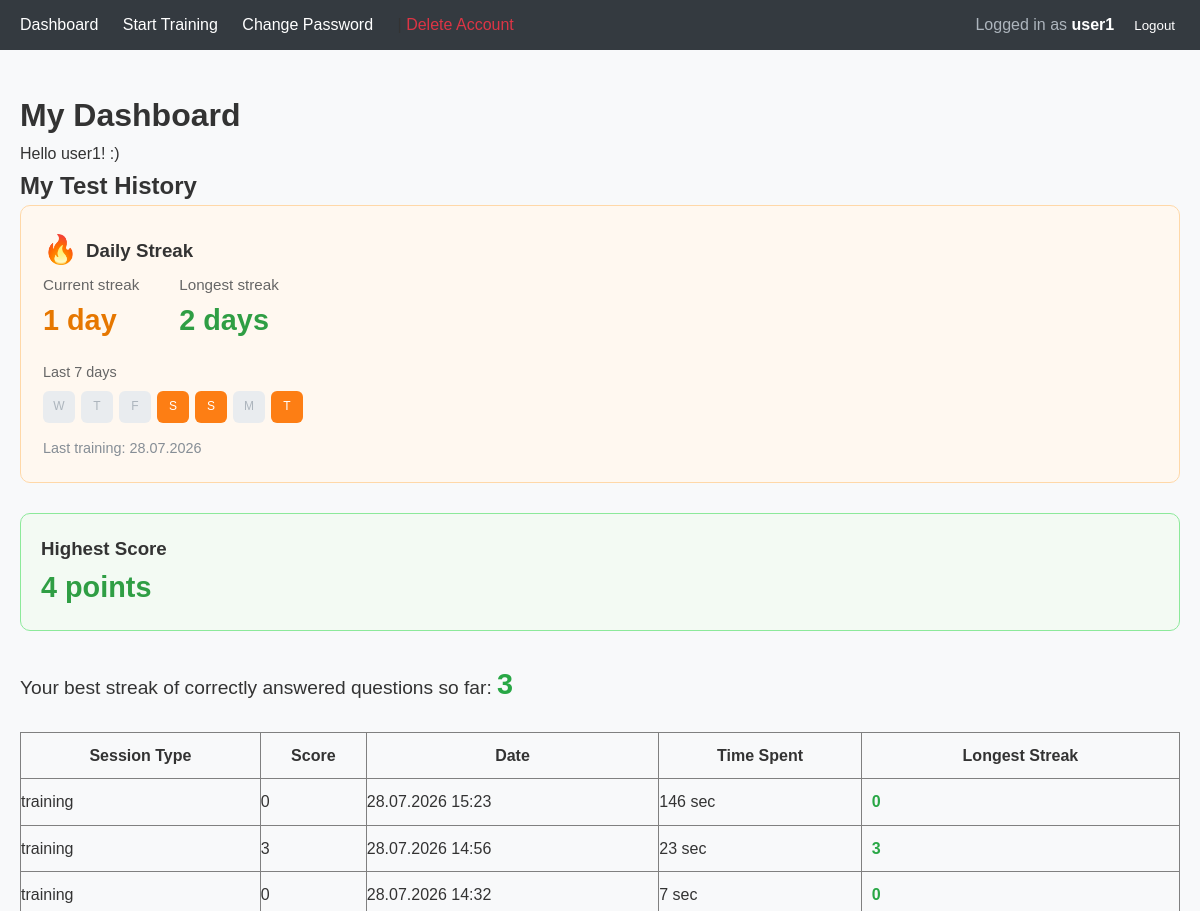
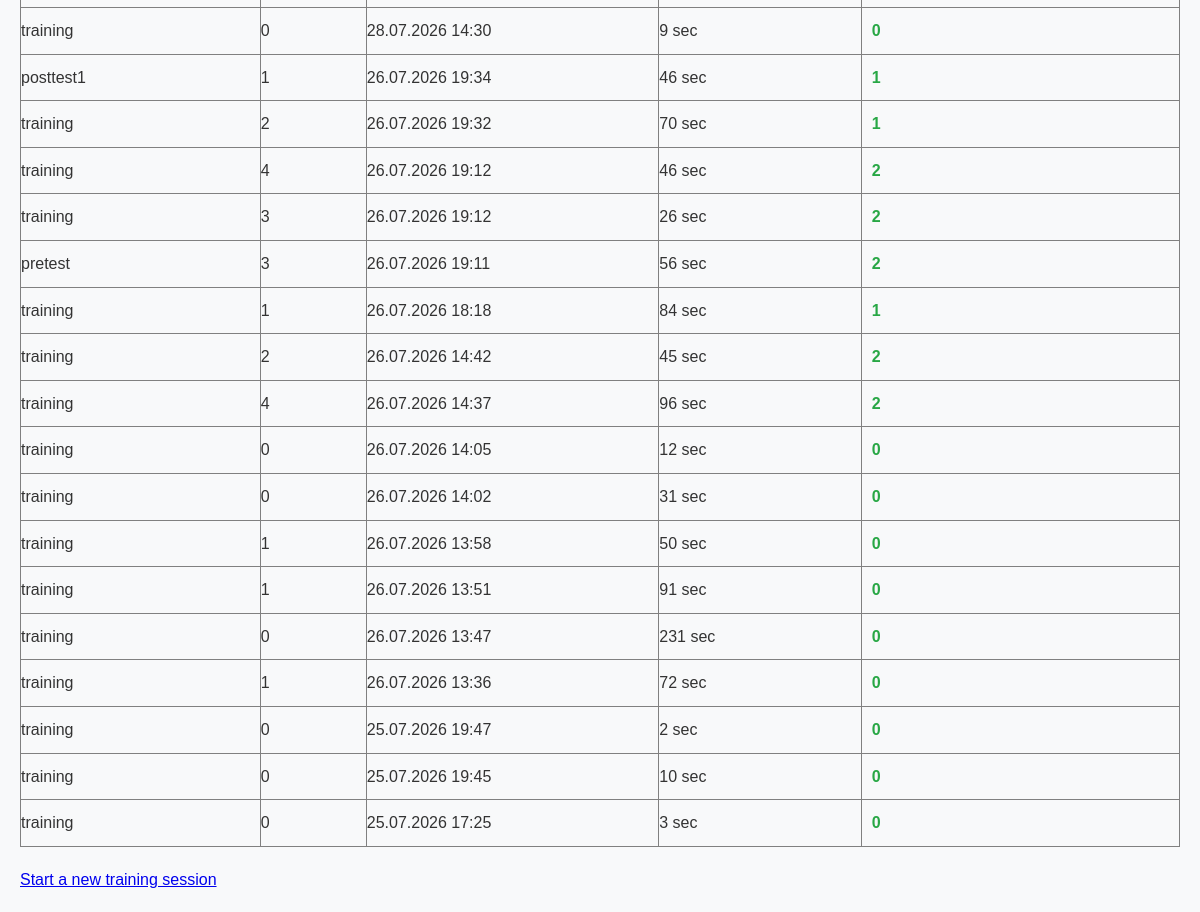
/my-dashboard/ (signed in), run on the app's committed database (2 pictures, top to bottom).
### users/models.py (models this page shows, shortened)
class Profile(models.Model):
    CONDITION_CHOICES = [
        ('control', 'Control (Non-gamified)'),
        ('gamified', 'Intervention (Gamified)'),
    ]
    PROGRESS_CHOICES = [
        ('registered', 'Just registered'),
        ('questionnaire1', 'Questionnaire 1 done'),
        ('pretest', 'Pretest done'),
        ('training1', 'First training done'),
        ('posttest1', 'Post-test 1 done'),
        ('questionnaire2', 'Questionnaire 2 done'),
        ('instruction', 'Instruction page seen'),
        ('free_use', 'Free use period'),
        ('posttest2', 'Post-test 2 done'),
        ('questionnaire3', 'Questionnaire 3 done'),
        ('finished', 'Study finished'),
    ]
    progress = models.CharField(
        max_length=20,
        choices=[
            ('registered', 'Just registered'),
            ('questionnaire1', 'Questionnaire 1 done'),
            ('pretest', 'Pretest done'),
            ('training1', 'First training done'),
            ('posttest1', 'Post-test 1 done'),
            ('questionnaire2', 'Questionnaire 2 done'),
            ('instruction', 'Instruction page seen'),
            ('free_use', 'Free use period'),
            ('posttest2', 'Post-test 2 done'),
            ('questionnaire3', 'Questionnaire 3 done'),
            ('finished', 'Study finished'),
        ],
        default='registered'
    )
    user = models.OneToOneField(User, on_delete=models.CASCADE)
    condition = models.CharField(max_length=20, choices=CONDITION_CHOICES, default='control')
    progress = models.CharField(max_length=20, choices=PROGRESS_CHOICES, default='registered')
    current_daily_streak = models.PositiveIntegerField(default=0)
    longest_daily_streak = models.PositiveIntegerField(default=0)
    last_activity_date = models.DateField(null=True, blank=True)
    last_login_at = models.DateTimeField(null=True, blank=True)
    free_use_started = models.DateTimeField(null=True, blank=True)

### tests/models.py (models this page shows, shortened)
class TestSession(models.Model):
    user = models.ForeignKey(settings.AUTH_USER_MODEL, on_delete=models.CASCADE)
    session_type = models.CharField(max_length=20, choices=[
        ('pretest', 'Pretest'),
        ('training', 'Training'),
        ('posttest', 'Posttest')
    ])
    condition = models.CharField(max_length=20, choices=[('gamified', 'Gamified'), ('control', 'Control')])
    start_time = models.DateTimeField(auto_now_add=True)
    end_time = models.DateTimeField(null=True, blank=True)
    score = models.IntegerField(default=0)
    total_time_seconds = models.IntegerField(null=True, blank=True)
    responses = models.JSONField(default=dict)  # e.g., {"item_123": {"answer": "B", "time": 45, "correct": True}}
    items = models.ManyToManyField(RPMItem)
    longest_streak = models.PositiveIntegerField(default=0)
    answered_count = models.PositiveIntegerField(default=0)
    class Meta:
        ordering = ['-start_time']

### core/views.py (the view)
# urls.py: path('my-dashboard/', views.user_dashboard, name='user_dashboard'),
@login_required
def user_dashboard(request):
    print("Current progress:", request.user.profile.progress)
    print("Next step:", get_next_step(request.user))
    profile = request.user.profile
    next_step = get_next_step(request.user)
    allowed = ['pretest', 'training1', 'posttest1', 'questionnaire2',
               'instruction', 'free_use', 'posttest2', 'questionnaire3', 'finished']
    if profile.progress not in allowed and not request.user.is_staff:
        return redirect(next_step)
    if not request.user.is_staff and request.user.profile.condition != 'gamified':
        return redirect('tests:start_training_page')
    my_sessions = TestSession.objects.filter(user=request.user).order_by('-start_time')
    best_streak = 0
    if my_sessions.exists():
        best_streak = max((s.longest_streak or 0) for s in my_sessions)
    today = date.today()
    last_7_days = []
    trained_dates = set(
        TestSession.objects.filter(
            user=request.user,
            end_time__isnull=False
        ).dates('start_time', 'day')
    )
    for i in range(6, -1, -1):          # from 6 days ago → today
        d = today - timedelta(days=i)
        last_7_days.append({
            'date': d,
            'active': d in trained_dates
        })
    highest_score = 0
    if my_sessions.exists():
        highest_score = max(s.score or 0 for s in my_sessions)
    return render(request, 'core/user_dashboard.html', {
        'sessions': my_sessions,
        'best_streak': best_streak,
        'last_7_days': last_7_days,
        'next_step': next_step,
        'progress': profile.progress,
        'highest_score': highest_score,
    })

### core/templates/core/user_dashboard.html (shortened to what this page needs)
{% extends 'base.html' %}
{% block content %}
<h1>My Dashboard</h1>
<p>Hello {{ user.username }}! :)</p>
<h2>My Test History</h2>
{% if user.profile.condition == 'gamified' %}
<div style="background: #fff8f0; border: 1px solid #ffd8a8; border-radius: 10px; padding: 22px; margin-bottom: 30px;">
    <h3 style="margin-top: 0; display: flex; align-items: center; gap: 8px;">
        <span style="font-size: 1.5em;">🔥</span> Daily Streak
    </h3>
    <div style="display: flex; gap: 40px; margin-bottom: 18px; flex-wrap: wrap;">
        <div>
            <div style="font-size: 0.95em; color: #666;">Current streak</div>
            <div style="font-size: 1.8em; font-weight: bold; color: #e67700;">
                {{ user.profile.current_daily_streak }} day{{ user.profile.current_daily_streak|pluralize }}
            </div>
        </div>
        <div>
            <div style="font-size: 0.95em; color: #666;">Longest streak</div>
            <div style="font-size: 1.8em; font-weight: bold; color: #2f9e44;">
                {{ user.profile.longest_daily_streak }} day{{ user.profile.longest_daily_streak|pluralize }}
            </div>
        </div>
    </div>
    <div style="margin-top: 10px;">
        <div style="font-size: 0.9em; color: #666; margin-bottom: 6px;">Last 7 days</div>
        <div style="display: flex; gap: 6px;">
            {% for day in last_7_days %}
                <div title="{{ day.date|date:'d.m.Y' }}"
                     style="width: 32px; height: 32px; border-radius: 6px;
                            background: {% if day.active %}#fd7e14{% else %}#e9ecef{% endif %};
                            display: flex; align-items: center; justify-content: center;
                            font-size: 0.75em; color: {% if day.active %}white{% else %}#adb5bd{% endif %};">
                    {{ day.date|date:"D"|slice:":1" }}
                </div>
            {% endfor %}
        </div>
    </div>
    {% if user.profile.last_activity_date %}
        <p style="color: #868e96; margin-top: 14px; margin-bottom: 0; font-size: 0.9em;">
            Last training: {{ user.profile.last_activity_date|date:"d.m.Y" }}
        </p>
    {% endif %}
</div>
{% endif %}
{% if user.profile.condition == 'gamified' %}
<div style="background:#f3faf3; border:1px solid #8ce99a; border-radius:10px; padding:20px; margin-bottom:30px;">
    <h3 style="margin-top:0;">Highest Score</h3>
    <p style="font-size:1.8em; font-weight:bold; color:#2f9e44; margin:0;">
        {{ highest_score }} points
    </p>
</div>
{% endif %}
{% if sessions %}
    <p style="font-size:1.2em; margin-bottom:25px;">
        Your best streak of correctly answered questions so far:
        <strong style="color:#28a745; font-size:1.5em;">
            {{ best_streak }}
        </strong>
    </p>
{% endif %}
{% if sessions %}
    <table border="1" style="width:100%; border-collapse: collapse;">
        <thead>
            <tr>
                <th>Session Type</th>
                <th>Score</th>
                <th>Date</th>
                <th>Time Spent</th>
                <th style="padding:10px;">Longest Streak</th>
            </tr>
        </thead>
        <tbody>
            {% for s in sessions %}
            <tr>
                <td>{{ s.session_type }}</td>
                <td>{{ s.score }}</td>
                <td>{{ s.start_time|date:"d.m.Y H:i" }}</td>
                <td>
                    {% if s.total_time_seconds %}
                        {{ s.total_time_seconds }} sec
                    {% else %}
                        still running
                    {% endif %}
                </td>
                <td style="padding:10px; font-weight:bold; color:#28a745;">
                    {{ s.longest_streak|default:0 }}
                </td>
            </tr>
            {% endfor %}
        </tbody>
    </table>
{% else %}
    <p>You haven't completed any tests yet.</p>
{% endif %}
<p style="margin-top: 20px;">
    <a href="{% url 'tests:start_training_page' %}">Start a new training session</a>
</p>
{% endblock %}

### templates/base.html (shortened to what this page needs)
<!DOCTYPE html>
<html lang="en">
<head>
    {% load static %}
    <link rel="stylesheet" href="{% static 'css/style.css' %}">
</head>
<body>
    <nav style="display: flex; justify-content: space-between; align-items: center; background-color: #343a40; padding: 12px 20px;">
    <div>
    {% if user.is_authenticated %}
        {% if user.is_staff %}
            <a href="{% url 'core:dashboard' %}">Dashboard</a>
            <a href="/admin/">Manage Accounts</a>
        {% elif user.profile.condition == 'gamified' %}
            <a href="{% url 'core:dashboard' %}">Dashboard</a>
        {% endif %}
        <a href="{% url 'tests:start_training_page' %}">Start Training</a>
        <a href="{% url 'users:change_password' %}">Change Password</a> |
        <a href="{% url 'users:delete_account' %}" style="color: #dc3545;">Delete Account</a>
    {% else %}
        <a href="{% url 'login' %}">Login</a>
        <a href="{% url 'users:register' %}">Register</a>
    {% endif %}
    </div>
    <div style="display: flex; align-items: center; gap: 15px;">
        {% if user.is_authenticated %}
            <span style="color: #adb5bd;">
                Logged in as <strong style="color: white;">{{ user.username }}</strong>
            </span>
            <form method="post" action="{% url 'logout' %}" style="display:inline; margin:0;">
                <button type="submit" style="background:none; border:none; color:white; cursor:pointer; padding:0;">
                    Logout
                </button>
            </form>
        {% endif %}
    </div>
    </nav>
    <div class="container">
        {% block content %}{% endblock %}
    </div>
</body>
</html>

### static/css/style.css (style rules this page uses)
* { margin: 0; padding: 0; box-sizing: border-box; }
body { font-family: Arial, sans-serif; line-height: 1.6; background-color: #f8f9fa; color: #333; }
.container { max-width: 1200px; margin: 0 auto; padding: 20px; }
nav { background-color: #343a40; padding: 15px; margin-bottom: 20px; }
nav a { color: white; margin-right: 20px; text-decoration: none; }
button { padding: 10px 20px; margin: 5px; background-color: #007bff; color: white; border: none; border-radius: 4px; cursor: pointer; }

### data on the page
TestSession: session_type "training", score "0", start_time "28.07.2026 15:23", total_time_seconds "146", longest_streak "0"
TestSession: session_type "training", score "3", start_time "28.07.2026 14:56", total_time_seconds "23", longest_streak "3"
TestSession: session_type "training", score "0", start_time "28.07.2026 14:32", total_time_seconds "7", longest_streak "0"
TestSession: session_type "training", score "0", start_time "28.07.2026 14:30", total_time_seconds "9", longest_streak "0"
TestSession: session_type "posttest1", score "1", start_time "26.07.2026 19:34", total_time_seconds "46", longest_streak "1"
TestSession: session_type "training", score "2", start_time "26.07.2026 19:32", total_time_seconds "70", longest_streak "1"
TestSession: session_type "training", score "4", start_time "26.07.2026 19:12", total_time_seconds "46", longest_streak "2"
TestSession: session_type "training", score "3", start_time "26.07.2026 19:12", total_time_seconds "26", longest_streak "2"
TestSession: session_type "pretest", score "3", start_time "26.07.2026 19:11", total_time_seconds "56", longest_streak "2"
TestSession: session_type "training", score "1", start_time "26.07.2026 18:18", total_time_seconds "84", longest_streak "1"
TestSession: session_type "training", score "2", start_time "26.07.2026 14:42", total_time_seconds "45", longest_streak "2"
TestSession: session_type "training", score "4", start_time "26.07.2026 14:37", total_time_seconds "96", longest_streak "2"
TestSession: session_type "training", score "0", start_time "26.07.2026 14:05", total_time_seconds "12", longest_streak "0"
TestSession: session_type "training", score "0", start_time "26.07.2026 14:02", total_time_seconds "31", longest_streak "0"
TestSession: session_type "training", score "1", start_time "26.07.2026 13:58", total_time_seconds "50", longest_streak "0"
TestSession: session_type "training", score "1", start_time "26.07.2026 13:51", total_time_seconds "91", longest_streak "0"
TestSession: session_type "training", score "0", start_time "26.07.2026 13:47", total_time_seconds "231", longest_streak "0"
TestSession: session_type "training", score "1", start_time "26.07.2026 13:36", total_time_seconds "72", longest_streak "0"
TestSession: session_type "training", score "0", start_time "25.07.2026 19:47", total_time_seconds "2", longest_streak "0"
TestSession: session_type "training", score "0", start_time "25.07.2026 19:45", total_time_seconds "10", longest_streak "0"
TestSession: session_type "training", score "0", start_time "25.07.2026 17:25", total_time_seconds "3", longest_streak "0"

### other printed values
{{ user.username }} "user1"
{{ user.profile.current_daily_streak }} "1"
{{ user.profile.longest_daily_streak }} "2"
{{ day.date|date:"D"|slice:":1" }} "W" "T" "F" "S" "S" "M" "T"
{{ user.profile.last_activity_date|date:"d.m.Y" }} "28.07.2026"
{{ highest_score }} "4"
{{ best_streak }} "3"
